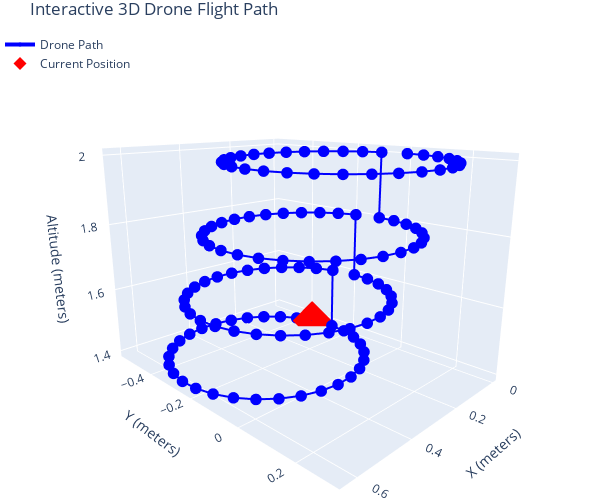
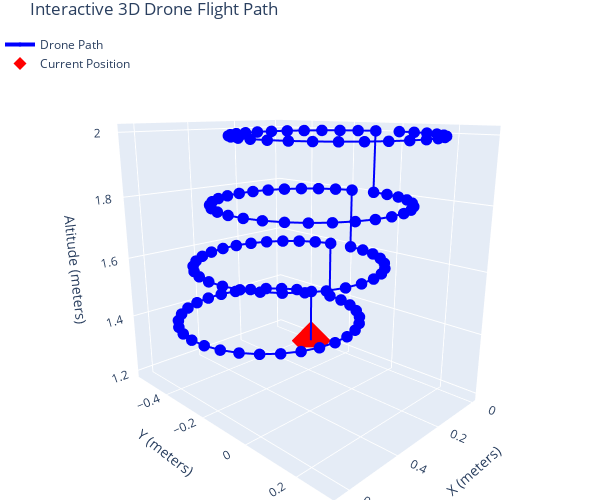

Write notebook code for charts like these, in order.
### Markdown cell above
##  Exercise 4: Create a Funnel Flight Pattern
**Goal:** Use a combination of `circle_left` and `circle_right` commands with varying radii to create a funnel-shaped flight pattern.

**Hint:** Gradually decrease or increase the radius for each circle to form the funnel shape.

### Code cell
drone.takeoff(2.0, 0.4)
time.sleep(2)

# Level 1 – 2.0m
drone.circle_left(0.3, 0.3, 360)
time.sleep(1)

# Level 2 – 1.8m
drone.down(0.2, 0.2)
drone.circle_left(0.3, 0.3, 360)
time.sleep(1)

# Level 3 – 1.6m
drone.down(0.2, 0.2)
drone.circle_left(0.3, 0.3, 360)
time.sleep(1)

# Level 4 – 1.4m
drone.down(0.2, 0.2)
drone.circle_left(0.3, 0.3, 360)
time.sleep(1)

# Level 5 – 1.2m
drone.down(0.2, 0.2)
drone.circle_left(0.3, 0.3, 360)
time.sleep(1)

# Level 6 – 1.0m
drone.down(0.2, 0.2)
drone.circle_left(0.3, 0.3, 360)
time.sleep(1)

# Level 7 – 0.8m
drone.down(0.2, 0.2)
drone.circle_left(0.3, 0.3, 360)
time.sleep(1)

# Level 8 – 0.6m
drone.down(0.2, 0.2)
drone.circle_left(0.3, 0.3, 360)
time.sleep(1)

# Land and close
drone.land(0.3)
drone.close()

### Figure 1 — Plotly figure (JSON) as saved in the notebook; plotly's stock layout.template omitted (floating-point values rounded to 4 significant figures)
{"data": [{"line": {"color": "blue", "width": 4}, "marker": {"size": 4}, "mode": "lines+markers", "name": "Drone Path", "type": "scatter3d", "x": [0.0, 0.0, 0.00598, 0.02368, 0.0524, 0.09099, 0.1379, 0.1913, 0.249, 0.3088, 0.3682, 0.4248, 0.4766, 0.5212, 0.5571, 0.5827, 0.597, 0.5995, 0.59, 0.569, 0.5373, 0.4961, 0.4471, 0.3922, 0.3336, 0.2738, 0.2149, 0.1594, 0.1096, 0.06733, 0.03434, 0.01195, 0.01195, 0.01195, 0.01793, 0.03563, 0.06435, 0.1029, 0.1499, 0.2032, 0.261, 0.3207, 0.3801, 0.4368, 0.4885, 0.5332, 0.569, 0.5946, 0.6089, 0.6114, 0.602, 0.581, 0.5492, 0.508, 0.459, 0.4041, 0.3456, 0.2857, 0.2269, 0.1714, 0.1215, 0.07928, 0.04629, 0.0239, 0.0239, 0.0239, 0.02988, 0.04758, 0.0763, 0.1149, 0.1618, 0.2152, 0.2729, 0.3327, 0.3921, 0.4487, 0.5004, 0.5451, 0.581, 0.6066, 0.6209, 0.6234, 0.6139, 0.5929, 0.5612, 0.52, 0.471, 0.4161, 0.3575, 0.2976, 0.2388, 0.1833, 0.1335, 0.09123, 0.05824, 0.03585, 0.03585, 0.03585, 0.04183, 0.05953, 0.08825, 0.1268, 0.1738, 0.2271, 0.2849, 0.3446, 0.404, 0.4607, 0.5124, 0.5571, 0.5929, 0.6185, 0.6328, 0.6353, 0.6259, 0.6049, 0.5731, 0.5319, 0.4829, 0.428, 0.3695, 0.3096, 0.2507, 0.1953, 0.1454, 0.1032, 0.07019, 0.0478], "y": [0.0, 0.0, 0.0596, 0.1168, 0.1694, 0.2152, 0.2524, 0.2796, 0.2956, 0.2999, 0.2922, 0.2728, 0.2425, 0.2026, 0.1547, 0.1005, 0.04234, -0.01751, -0.07666, -0.1328, -0.1836, -0.227, -0.2615, -0.2855, -0.2981, -0.2988, -0.2877, -0.265, -0.2318, -0.1894, -0.1394, -0.08382, -0.08382, -0.08382, -0.02422, 0.033, 0.08557, 0.1314, 0.1686, 0.1958, 0.2118, 0.216, 0.2083, 0.189, 0.1587, 0.1188, 0.07083, 0.01667, -0.04149, -0.1013, -0.1605, -0.2166, -0.2674, -0.3109, -0.3453, -0.3693, -0.3819, -0.3827, -0.3715, -0.3489, -0.3157, -0.2732, -0.2232, -0.1676, -0.1676, -0.1676, -0.108, -0.05082, 0.001743, 0.04756, 0.08479, 0.112, 0.128, 0.1322, 0.1245, 0.1051, 0.0749, 0.03499, -0.013, -0.06715, -0.1253, -0.1852, -0.2443, -0.3004, -0.3512, -0.3947, -0.4291, -0.4531, -0.4658, -0.4665, -0.4553, -0.4327, -0.3995, -0.357, -0.307, -0.2515, -0.2515, -0.2515, -0.1919, -0.1346, -0.08208, -0.03627, 0.0009673, 0.02814, 0.04416, 0.0484, 0.04068, 0.02132, -0.008925, -0.04883, -0.09682, -0.151, -0.2091, -0.269, -0.3281, -0.3842, -0.435, -0.4785, -0.5129, -0.537, -0.5496, -0.5503, -0.5392, -0.5165, -0.4833, -0.4409, -0.3909, -0.3353], "z": [2, 2, 2, 2, 2, 2, 2, 2, 2, 2, 2, 2, 2, 2, 2, 2, 2, 2, 2, 2, 2, 2, 2, 2, 2, 2, 2, 2, 2, 2, 2, 2, 1.8, 1.8, 1.8, 1.8, 1.8, 1.8, 1.8, 1.8, 1.8, 1.8, 1.8, 1.8, 1.8, 1.8, 1.8, 1.8, 1.8, 1.8, 1.8, 1.8, 1.8, 1.8, 1.8, 1.8, 1.8, 1.8, 1.8, 1.8, 1.8, 1.8, 1.8, 1.8, 1.6, 1.6, 1.6, 1.6, 1.6, 1.6, 1.6, 1.6, 1.6, 1.6, 1.6, 1.6, 1.6, 1.6, 1.6, 1.6, 1.6, 1.6, 1.6, 1.6, 1.6, 1.6, 1.6, 1.6, 1.6, 1.6, 1.6, 1.6, 1.6, 1.6, 1.6, 1.6, 1.4, 1.4, 1.4, 1.4, 1.4, 1.4, 1.4, 1.4, 1.4, 1.4, 1.4, 1.4, 1.4, 1.4, 1.4, 1.4, 1.4, 1.4, 1.4, 1.4, 1.4, 1.4, 1.4, 1.4, 1.4, 1.4, 1.4, 1.4, 1.4, 1.4, 1.4, 1.4]}, {"marker": {"color": "red", "size": 10, "symbol": "diamond"}, "mode": "markers", "name": "Current Position", "type": "scatter3d", "x": [0.0478], "y": [-0.3353], "z": [1.4]}], "layout": {"height": 500, "legend": {"x": 0, "y": 1}, "margin": {"b": 0, "l": 0, "r": 0, "t": 30}, "scene": {"aspectmode": "data", "camera": {"eye": {"x": 1.5, "y": 1.5, "z": 0.6}}, "xaxis": {"title": {"text": "X (meters)"}}, "yaxis": {"title": {"text": "Y (meters)"}}, "zaxis": {"title": {"text": "Altitude (meters)"}}}, "title": {"text": "Interactive 3D Drone Flight Path"}, "width": 600}}

### Figure 2 — Plotly figure (JSON) as saved in the notebook; plotly's stock layout.template omitted (floating-point values rounded to 4 significant figures; data arrays with more than 128 entries replaced by an {"elided": "..."} marker saying what was removed)
{"data": [{"line": {"color": "blue", "width": 4}, "marker": {"size": 4}, "mode": "lines+markers", "name": "Drone Path", "type": "scatter3d", "x": {"elided": "129 float values"}, "y": {"elided": "129 float values"}, "z": {"elided": "129 float values"}}, {"marker": {"color": "red", "size": 10, "symbol": "diamond"}, "mode": "markers", "name": "Current Position", "type": "scatter3d", "x": [0.0478], "y": [-0.3353], "z": [1.2]}], "layout": {"height": 500, "legend": {"x": 0, "y": 1}, "margin": {"b": 0, "l": 0, "r": 0, "t": 30}, "scene": {"aspectmode": "data", "camera": {"eye": {"x": 1.5, "y": 1.5, "z": 0.6}}, "xaxis": {"title": {"text": "X (meters)"}}, "yaxis": {"title": {"text": "Y (meters)"}}, "zaxis": {"title": {"text": "Altitude (meters)"}}}, "title": {"text": "Interactive 3D Drone Flight Path"}, "width": 600}}
